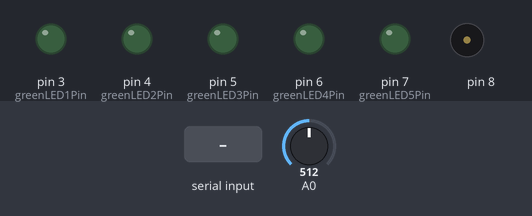
A sketch run on a simulated Arduino Uno, built with avr-gcc and run on an emulated ATmega328P. On the bench: output pins drawn as LEDs (lit = HIGH), buzzer (waves = sounding). The test bench sets the inputs (shaded band); at power-on: A0 = 512. What the sketch prints to the serial monitor is not drawn.

Above: at 1.2 s.
1.3 s: "b" received over Serial
At 2.5 s:
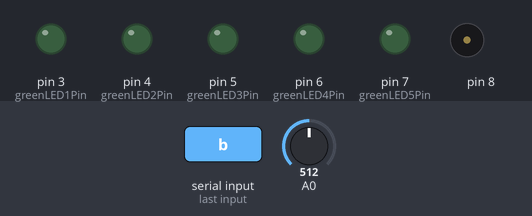
2.8 s: byte 0 (0) received over Serial
At 4.0 s:
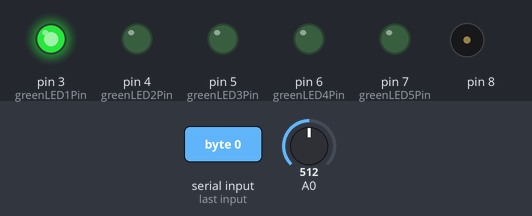
4.3 s: byte 1 (1) received over Serial
At 5.3 s:
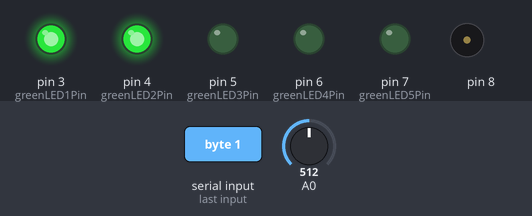
5.8 s: byte 2 (2) received over Serial
At 6.4 s:
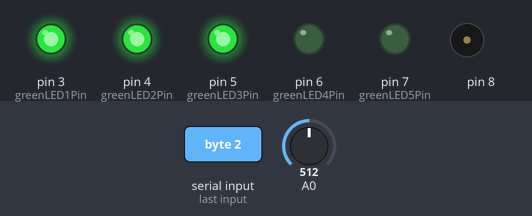
7.3 s: byte 3 (3) received over Serial
At 8.5 s:
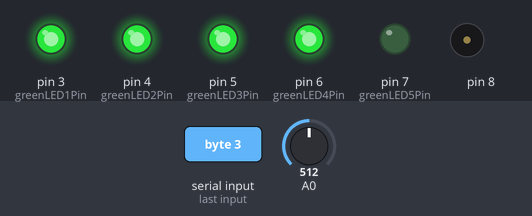
8.8 s: byte 4 (4) received over Serial
At 9.9 s:
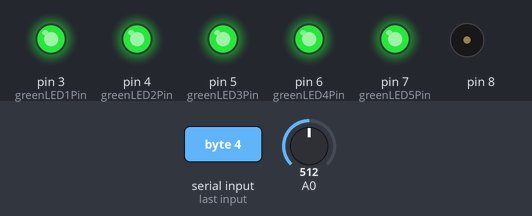
Timing chart, 0 to 11.3 s (numbered marks = the images above; inputs shaded):
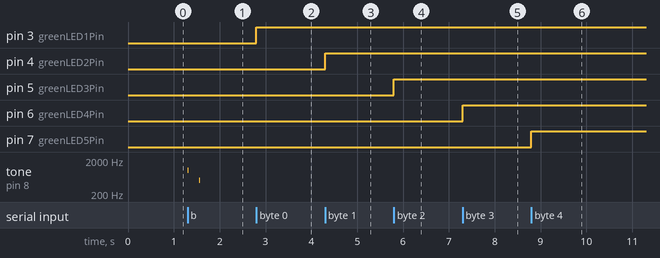

The sketch:

ArduinoCode.ino
```cpp
// Arduino Code for Touch-Free Museum Quiz Exhibit
// Author = Joseph Manfredi Cameron

int sensorValue;

// For reading serial messages from p5
int incomingByte;

// Green LED for Q1
const int greenLED1Pin = 3;
// Green LED for Q2
const int greenLED2Pin = 4;
// Green LED for Q3
const int greenLED3Pin = 5;
// Green LED for Q4
const int greenLED4Pin = 6;
// Green LED for Q5
const int greenLED5Pin = 7;

void setup() {

  Serial.begin(9600);

  pinMode(greenLED1Pin, OUTPUT);
  pinMode(greenLED2Pin, OUTPUT);
  pinMode(greenLED3Pin, OUTPUT);
  pinMode(greenLED4Pin, OUTPUT);
  pinMode(greenLED5Pin, OUTPUT);

  digitalWrite(greenLED1Pin, LOW);
  digitalWrite(greenLED2Pin, LOW);
  digitalWrite(greenLED3Pin, LOW);
  digitalWrite(greenLED4Pin, LOW);
  digitalWrite(greenLED5Pin, LOW);

}

void loop() {

  // Sending light transistor data to P5
  sensorValue = analogRead(A0);
  int mappedValue = map(sensorValue, 1023, 0, 0, 255);
  Serial.write(mappedValue);

  // Check for data coming from P5
  if (Serial.available() > 0) {
    incomingByte = Serial.read();
    if (incomingByte == 'a') {
      correctTone();
    } else if (incomingByte == 'b') {
      incorrectTone();
    } else if (incomingByte == 0) {
      // Turn on LED 1
      digitalWrite(greenLED1Pin, HIGH);
    } else if (incomingByte == 1) {
      // Turn on LED 2
      digitalWrite(greenLED2Pin, HIGH);
    } else if (incomingByte == 2) {
      // Turn on LED 3
      digitalWrite(greenLED3Pin, HIGH);
    } else if (incomingByte == 3) {
      // Turn on LED 4
      digitalWrite(greenLED4Pin, HIGH);
    } else if (incomingByte == 4) {
      // Turn on LED 5
      digitalWrite(greenLED5Pin, HIGH);
    } else if (incomingByte == 'c') {
      // Reset all LEDs to be off
      digitalWrite(greenLED1Pin, LOW);
      digitalWrite(greenLED2Pin, LOW);
      digitalWrite(greenLED3Pin, LOW);
      digitalWrite(greenLED4Pin, LOW);
      digitalWrite(greenLED5Pin, LOW);
    }
  }

}

// Plays a nice beep sound for correct answers
void correctTone() {
  tone(8, 2000, 20);
}

// Plays an error sound for incorrect answers
void incorrectTone() {
  tone(8, 1000, 20);
  delay(250);
  tone(8, 500, 20);
}
```

Measured:
- after the input at 1.3 s, tone on pin 8: silent → 1000 Hz at once, → silent 0.02 s later, → 500 Hz 0.23 s later, → silent 0.02 s later
- after the input at 2.8 s, pin 3 (greenLED1Pin): LOW → HIGH at once
- after the input at 4.3 s, pin 4 (greenLED2Pin): LOW → HIGH at once
- after the input at 5.8 s, pin 5 (greenLED3Pin): LOW → HIGH at once
- after the input at 7.3 s, pin 6 (greenLED4Pin): LOW → HIGH at once
- after the input at 8.8 s, pin 7 (greenLED5Pin): LOW → HIGH at once
